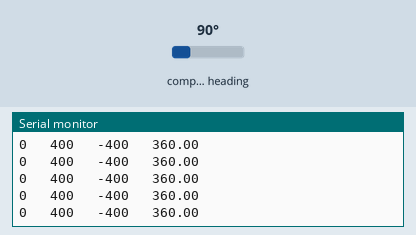
The sketch below on a simulated ESP8266 (NodeMCU). Shown: the last lines printed to the serial monitor. Wiring (inferred from the names in the program): HMC5883L compass at I2C address 0x1E. The inputs (shaded band) are chosen by the test bench; at power-on: compass heading 90°.

Above: at 1.2 s.
1.3 s: compass heading set to 7°
At 1.32 s:
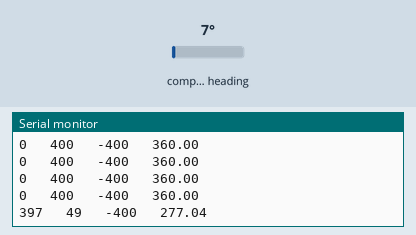
2.8 s: compass heading set to 180°
At 2.83 s:
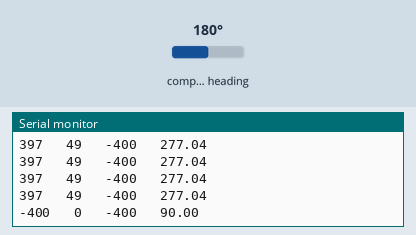
Timing chart, 0 to 5.8 s (numbered marks = the images above; inputs shaded):
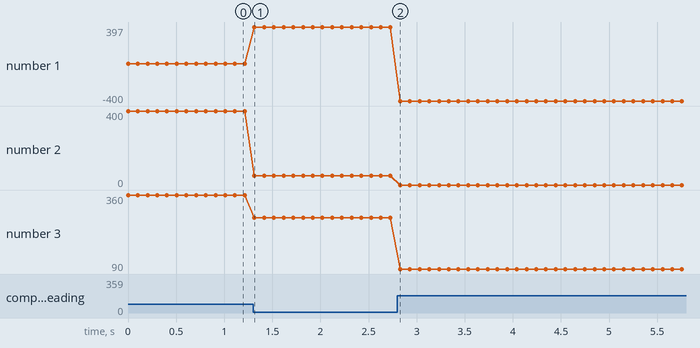

Measured:
- after the input at 1.3 s, the serial monitor: prints a new line at once (image 1)
- after the input at 2.8 s, the serial monitor: prints a new line at once (image 2)
- plotted number 1: 0 → 397 after the input at 1.3 s
- plotted number 2: 400 → 49 after the input at 1.3 s
- plotted number 3: 360 → 277.04 after the input at 1.3 s, 277.04 → 90 after the input at 2.8 s

The sketch:

HMC_test_esp.ino
```cpp
#include <ESP8266WiFi.h>
//#include <ESP8266WiFiAP.h>
//#include <ESP8266WiFiGeneric.h>
//#include <ESP8266WiFiMulti.h>
//#include <ESP8266WiFiScan.h>
//#include <ESP8266WiFiSTA.h>
//#include <ESP8266WiFiType.h>
//#include <WiFiClient.h>
//#include <WiFiClientSecure.h>
//#include <WiFiServer.h>
#include <WiFiUdp.h>


#include <Wire.h>
#define Addr 0x1E               // 7-bit address of HMC5883 compass

void setup() {
  Serial.begin(9600);
  Serial.println();
  Wire.begin(12,14);

  // Set operating mode to continuous
  Wire.beginTransmission(Addr);
  Wire.write(byte(0x02));
  Wire.write(byte(0x00));
  Wire.endTransmission();
}

void loop() {
  int x, y, z;

  // Initiate communications with compass
  Wire.beginTransmission(Addr);
  Wire.write(byte(0x03));       // Send request to X MSB register
  Wire.endTransmission();

  Wire.requestFrom(Addr, 6);    // Request 6 bytes; 2 bytes per axis
  if(Wire.available() <=6) {    // If 6 bytes available
    x = Wire.read() << 8 | Wire.read();
    z = Wire.read() << 8 | Wire.read();
    y = Wire.read() << 8 | Wire.read();
  }
  // If compass module lies flat on the ground with no tilt,
  // just x and y are needed for calculation
  if(x > 10000) x-=65536;
  if(y > 10000) y-=65536;
  if(z > 10000) z-=65536;
  Serial.print(x);
  Serial.print("   ");
  Serial.print(y);
  Serial.print("   ");
  Serial.print(z);
  Serial.print("   ");
  float  heading=atan2(x, y)/0.0174532925;
  if(heading < 0) heading+=360;
  heading=360-heading; // N=0/360, E=90, S=180, W=270
  Serial.println(heading);
  delay(100);
}
```
